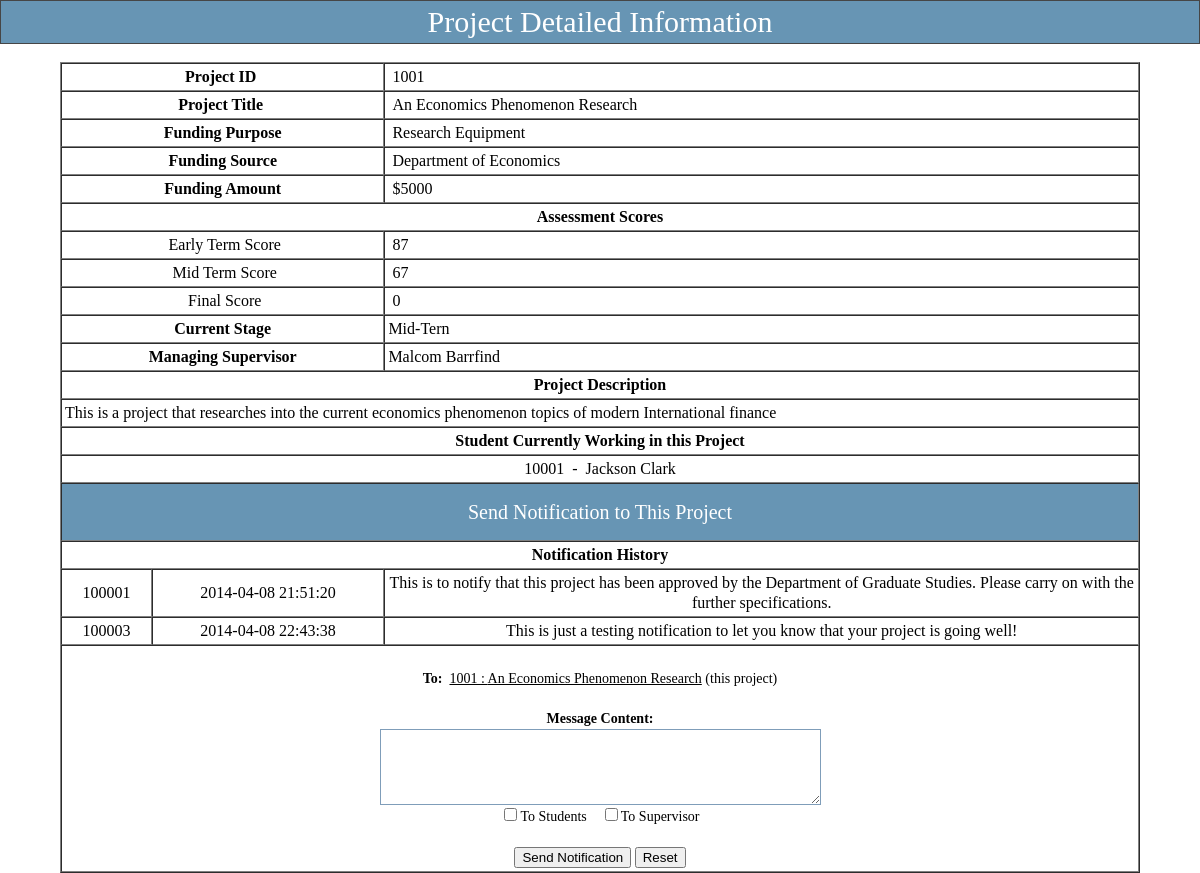
The page /project_details.php?pid=1001 (signed in) on the database its author committed.
### tables this page shows
CREATE TABLE IF NOT EXISTS `project` (
  `Project_ID` int(11) NOT NULL AUTO_INCREMENT,
  `Project_Title` varchar(100) NOT NULL,
  `Fund_Amount` int(10) NOT NULL,
  `Fund_Source` varchar(50) NOT NULL,
  `Fund_Purpose` varchar(20) NOT NULL,
  `Early_Assess` int(10) DEFAULT NULL,
  `Mid_Assess` int(10) DEFAULT NULL,
  `Final_Assess` int(10) DEFAULT NULL,
  `Project_Description` varchar(300) DEFAULT NULL,
  `Current_Stage` varchar(20) NOT NULL DEFAULT 'Proposing',
  `Managed_by` int(15) NOT NULL,
  PRIMARY KEY (`Project_ID`)
);

CREATE TABLE IF NOT EXISTS `supervisor` (
  `Sup_Name` varchar(50) NOT NULL,
  `Sup_ID` int(11) NOT NULL,
  `Faculty` varchar(50) DEFAULT NULL,
  `Title` varchar(30) DEFAULT NULL,
  `Research_int` varchar(30) DEFAULT NULL,
  `email` varchar(50) NOT NULL,
  PRIMARY KEY (`Sup_ID`)
);

CREATE TABLE IF NOT EXISTS `works_in` (
  `Stu_Num` int(11) NOT NULL,
  `Project_ID` int(11) NOT NULL,
  `Since_Date` date DEFAULT NULL,
  PRIMARY KEY (`Stu_Num`,`Project_ID`),
  KEY `Project_ID` (`Project_ID`)
);

CREATE TABLE IF NOT EXISTS `student` (
  `Stu_Num` int(10) NOT NULL AUTO_INCREMENT,
  `Stu_Name` varchar(20) NOT NULL,
  `Birth_Date` date NOT NULL,
  `Gender` varchar(10) NOT NULL,
  `Email` varchar(50) NOT NULL,
  `Program` varchar(25) NOT NULL,
  `Sup_ID` int(11) NOT NULL DEFAULT '1000',
  PRIMARY KEY (`Stu_Num`),
  KEY `student_ibfk_1` (`Sup_ID`)
);

CREATE TABLE IF NOT EXISTS `notification` (
  `Project_ID` int(11) NOT NULL,
  `Message_ID` int(11) NOT NULL AUTO_INCREMENT,
  `Date_Time` datetime NOT NULL DEFAULT CURRENT_TIMESTAMP,
  `Content` varchar(2000) NOT NULL,
  `isToStu` tinyint(1) NOT NULL DEFAULT '0',
  `isToSup` tinyint(1) NOT NULL DEFAULT '0',
  PRIMARY KEY (`Message_ID`),
  KEY `Project_ID` (`Project_ID`)
);

### htdocs/project_details.php (the view, shortened to what this page needs)
<!DOCTYPE html PUBLIC "-//W3C//DTD XHTML 1.0 Transitional//EN" "http://www.w3.org/TR/xhtml1/DTD/xhtml1-transitional.dtd">
<html xmlns="http://www.w3.org/1999/xhtml">
<head>
<link href="css/css.css" rel="stylesheet" type="text/css"/>
<link href="css/style.css" rel="stylesheet" type="text/css" />
</head>
<body>
<table width="100%" border="0" cellspacing="0" cellpadding="0">
        <tr>
          <table width="100%" border="0" align="center" cellpadding="0" cellspacing="0">
		<td height="40" class="font42">
				<table width="100%" border="0" cellpadding="4" cellspacing="1" bgcolor="#464646" class="newfont03">
				 <tr class="CTitle" >
                    	<td height="22" colspan="8" align="center" style="font-size:30px;font-family:Georgia">Project Detailed Information</td>
                  </tr>
      </table></td>
  </tr>
</table>
<br>
<table id="subtree1" style="DISPLAY: " align="center" width="90%" border="1" cellspacing="0" cellpadding="3" align="center" class = "newfont09">
<?php
	if (isset($_GET['pid']) and !empty($_GET['pid'])){
		$pid = $_GET['pid'];
		$query = "SELECT * FROM project INNER JOIN supervisor ON supervisor.Sup_ID = project.Managed_by WHERE Project_ID = ".$pid.";";
		$result = mysql_query($query);
		$project = mysql_fetch_array($result);
	};
?>
		<tr>
		<td height = "20" width="30%" align = "center" class = "newfont09" colspan="2">
		<b>Project ID&nbsp;</b></td><td class = "newfont09" colspan="2">&nbsp;<?php echo $project['Project_ID'];?>
		</td>
		</tr>
		<tr>
		<td class = "newfont09" height = "20" align = "center" colspan="2">
		<b>Project Title&nbsp;</b><br></td><td class = "newfont09" colspan="2">&nbsp;<?php echo $project['Project_Title'];?>
		</td>
		</tr>
		<tr>
		<td class = "newfont09" height = "20" align = "center" colspan="2">
		<b>Funding Purpose</b></td><td class = "newfont09">&nbsp;<?php echo $project['Fund_Purpose'];?>
		</td>
		</tr>
		<tr>
		<td class = "newfont09" height = "20" align = "center" colspan="2">
		<b>Funding Source</b></td><td class = "newfont09">&nbsp;<?php echo $project['Fund_Source'];?>
		</td>
		</tr>
		<tr>
		<td class = "newfont09" height = "20" align = "center" colspan="2">
		<b>Funding Amount</b></td><td class = "newfont09">&nbsp;$<?php echo $project['Fund_Amount'];?>
		</td>
		</tr>
		<tr>
		<td class = "newfont09" height = "20" align = "center" colspan="4">
		<b>Assessment Scores<br></b>
		</td></tr>
		<tr>
		<td class = "newfont09" colspan="2"  align = "center">&nbsp;Early Term Score</td>
		<td class = "newfont09" colspan="2">&nbsp;<?php echo $project['Early_Assess'];?>
		</td>
		</tr>
		<tr>
		<td class = "newfont09" colspan="2"  align = "center">&nbsp;Mid Term Score</td>
		<td class = "newfont09" colspan="2">&nbsp;<?php echo $project['Mid_Assess'];?>
		</td>
		</tr>
		<tr>
		<td class = "newfont09" colspan="2"  align = "center">&nbsp;Final Score</td>
		<td class = "newfont09" colspan="2">&nbsp;<?php echo $project['Final_Assess'];?>
		</td>
		</tr>
		<tr>
		<td class = "newfont09" align = "center" colspan="2">
		<b>Current Stage</b></td>
		<td class = "newfont09" colspan="4" ><?php echo $project['Current_Stage'];?>
		</td></tr>
		<tr>
		<td class = "newfont09" align = "center" colspan="2">
		<b>Managing Supervisor</b></td>
		<td class = "newfont09" colspan="4" ><?php echo $project['Sup_Name'];?>
		</td></tr>
		<tr>
		<td class = "newfont09" height = "20" align = "center" colspan="4">
		<b>Project Description<br></b>
		</td></tr>
		<tr>
		<td class = "newfont09" height = "20" colspan="4">
		<?php echo $project['Project_Description'];?>
		</td></tr>
		<tr>
		<td class = "newfont09" height = "20" align = "center" colspan="4">
		<b>Student Currently Working in this Project<br></b>
		</td></tr>
		<tr><td class = "newfont09" height = "20" colspan="4" align = "center">
		<?php
		$student_query = "SELECT * FROM works_in INNER JOIN student ON student.Stu_Num = works_in.Stu_Num WHERE works_in.Project_ID = ".$project['Project_ID'].";";
		$student_result = mysql_query($student_query);
		while($row = mysql_fetch_array($student_result)){
			echo $row['Stu_Num'].'&nbsp; - &nbsp;'.$row['Stu_Name'].'<br>';
			}
		?>
		</td></tr>
		<tr class="CTitle" >
		<td height="50" colspan="4" align="center" style="font-size:20px;font-family:Georgia;">
		Send Notification to This Project</td>
		  </tr>
		  <tr>
		<td class = "newfont09" height = "20" align = "center" colspan="4">
		<b>Notification History<br></b>
		</td></tr>
		<?php
		$notification_query = "SELECT * FROM notification WHERE Project_ID = ".$project['Project_ID'].";";
		$notification_result = mysql_query($notification_query);
		while($row = mysql_fetch_array($notification_result)){
			echo '<tr><td class = "newfont09" height = "20" colspan="1" align = "center">'.$row['Message_ID'].'</td>';
			echo '<td class = "newfont09" height = "20" colspan="1" align = "center">'.$row['Date_Time'].'</td>';
			echo '<td class = "newfont09" height = "20" colspan="2" align = "center">'.$row['Content'].'</td></tr>';
			}
		?>
		  <tr>
		<td class="newfont02" align="center" colspan="4">
		 <form name = "send_notification" method="post">
		   <br><b>To:&nbsp; </b><u><?php echo $project['Project_ID'];?> : <?php echo $project['Project_Title'];?></u> (this project)
		   <br><br><b>Message Content:</b><br><textarea name="content" cols="60" rows="5"></textarea><br>
		   <input type="checkbox" name="toStu" id="toStu">To Students&nbsp;&nbsp;&nbsp;
		   <input type="checkbox" name="toSup" id="toSup">To Supervisor<br><br>
		   <input type="button" name="submit" value="Send Notification" onclick="sendNotification();">
		   <input type="reset" name="reset" value="Reset">
		 </form>
		</td>
        </tr>
		</table>
</body>
</html>

### htdocs/css/css.css (style rules this page uses)
.newfont02 { font-family: "Times"; font-size: 14px; color: #000000; text-decoration: none; }
.newfont03 { font-family: "Times"; font-size: 17px; color: #000000; text-decoration: none; }
.newfont09 { font-family: "Times"; font-size: 16px; line-height: 20px; color: #000000; text-decoration: none; }

### htdocs/css/style.css (style rules this page uses)
body { margin:0px; }
html { scrollbar-face-color:#CCD0DB; scrollbar-highlight-color:#fff; scrollbar-shadow-color:#fff; scrollbar-3dlight-color:#6795B4; scrollbar-arrow-color:#20669A; scrollbar-track-color:#fff; scrollbar-darkshadow-color:#6795B4; border:0; }
html { overflow-x: hidden; overflow-y: auto; }
TD { font-size: 12px; }
.CTitle { background:#6795B4; padding:5px; text-align:left; color:#FFFFFF; font-size:13px; font-family: Verdana, Arial, Helvetica, sans-serif; }
textarea { border:1px solid #7F9DB9;font-size:12px;font-family: Verdana, Arial, Helvetica, sans-serif; }

### htdocs/project_details.php (style rules this page uses)
html { overflow-x: auto; overflow-y: auto; border:0; }
form { font-family: Times New Roman, Times, serif; }

### rows shown on the page
project: Project_ID "1001", Project_Title "An Economics Phenomenon Research", Fund_Purpose "Research Equipment", Fund_Source "Department of Economics", Fund_Amount "5000", Early_Assess "87", Mid_Assess "67", Final_Assess "0", Current_Stage "Mid-Tern", supervisor.Sup_Name "Malcom Barrfind", Project_Description "This is a project that researches into the current economics phenomenon topics of modern International finance"
works_in: Stu_Num.Stu_Num "10001", Stu_Num.Stu_Name "Jackson Clark"
notification: Message_ID "100001", Date_Time "2014-04-08 21:51:20", Content "This is to notify that this project has been approved by the Department of Graduate Studies. Please carry on with the further specifications."
notification: Message_ID "100003", Date_Time "2014-04-08 22:43:38", Content "This is just a testing notification to let you know that your project is going well!"
